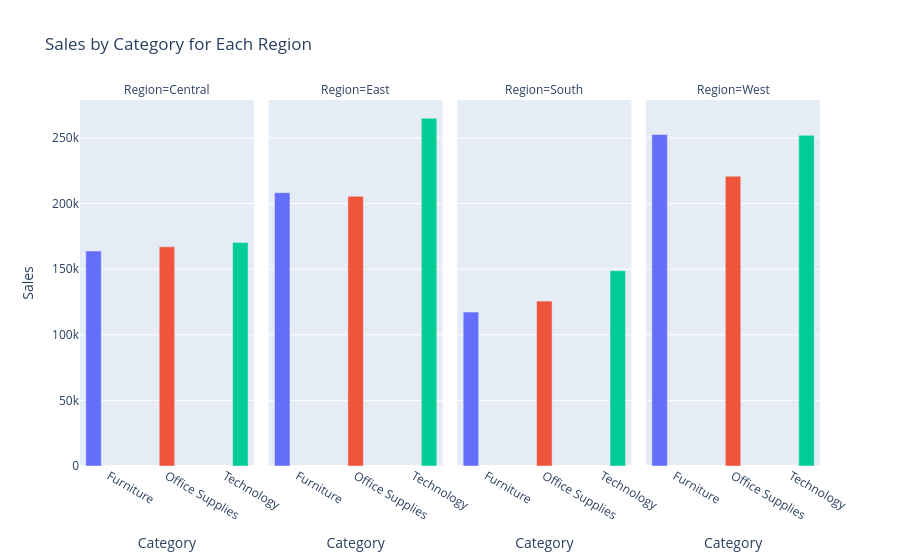

Notebook code for this chart:
### Markdown cell above
## 4. Region Filtered Bar Chart (Sales & Profit by Category)

### Code cell
if set(['Region','Category','Sales','Profit']).issubset(df.columns):
    region_summary = df.groupby(['Region','Category'])[['Sales','Profit']].sum().reset_index()

    fig = px.bar(region_summary, x='Category', y='Sales', color='Category',
                 facet_col='Region', barmode='group',
                 hover_data=['Profit'], title='Sales by Category for Each Region')
    fig.update_layout(showlegend=False)
    fig.show()

### Figure 1 — Plotly figure (JSON) as saved in the notebook; plotly's stock layout.template omitted (floating-point values rounded to 4 significant figures)
{"data": [{"alignmentgroup": "True", "customdata": [[-2871.0]], "hovertemplate": "Category=%{x}<br>Region=Central<br>Sales=%{y}<br>Profit=%{customdata[0]}<extra></extra>", "legendgroup": "Furniture", "marker": {"color": "#636efa", "pattern": {"shape": ""}}, "name": "Furniture", "offsetgroup": "Furniture", "orientation": "v", "showlegend": true, "textposition": "auto", "type": "bar", "x": ["Furniture"], "xaxis": "x", "y": [163800.0], "yaxis": "y"}, {"alignmentgroup": "True", "customdata": [[3046.0]], "hovertemplate": "Category=%{x}<br>Region=East<br>Sales=%{y}<br>Profit=%{customdata[0]}<extra></extra>", "legendgroup": "Furniture", "marker": {"color": "#636efa", "pattern": {"shape": ""}}, "name": "Furniture", "offsetgroup": "Furniture", "orientation": "v", "showlegend": false, "textposition": "auto", "type": "bar", "x": ["Furniture"], "xaxis": "x2", "y": [208300.0], "yaxis": "y2"}, {"alignmentgroup": "True", "customdata": [[6771.0]], "hovertemplate": "Category=%{x}<br>Region=South<br>Sales=%{y}<br>Profit=%{customdata[0]}<extra></extra>", "legendgroup": "Furniture", "marker": {"color": "#636efa", "pattern": {"shape": ""}}, "name": "Furniture", "offsetgroup": "Furniture", "orientation": "v", "showlegend": false, "textposition": "auto", "type": "bar", "x": ["Furniture"], "xaxis": "x3", "y": [117300.0], "yaxis": "y3"}, {"alignmentgroup": "True", "customdata": [[11500.0]], "hovertemplate": "Category=%{x}<br>Region=West<br>Sales=%{y}<br>Profit=%{customdata[0]}<extra></extra>", "legendgroup": "Furniture", "marker": {"color": "#636efa", "pattern": {"shape": ""}}, "name": "Furniture", "offsetgroup": "Furniture", "orientation": "v", "showlegend": false, "textposition": "auto", "type": "bar", "x": ["Furniture"], "xaxis": "x4", "y": [252600.0], "yaxis": "y4"}, {"alignmentgroup": "True", "customdata": [[8880.0]], "hovertemplate": "Category=%{x}<br>Region=Central<br>Sales=%{y}<br>Profit=%{customdata[0]}<extra></extra>", "legendgroup": "Office Supplies", "marker": {"color": "#EF553B", "pattern": {"shape": ""}}, "name": "Office Supplies", "offsetgroup": "Office Supplies", "orientation": "v", "showlegend": true, "textposition": "auto", "type": "bar", "x": ["Office Supplies"], "xaxis": "x", "y": [167000.0], "yaxis": "y"}, {"alignmentgroup": "True", "customdata": [[41010.0]], "hovertemplate": "Category=%{x}<br>Region=East<br>Sales=%{y}<br>Profit=%{customdata[0]}<extra></extra>", "legendgroup": "Office Supplies", "marker": {"color": "#EF553B", "pattern": {"shape": ""}}, "name": "Office Supplies", "offsetgroup": "Office Supplies", "orientation": "v", "showlegend": false, "textposition": "auto", "type": "bar", "x": ["Office Supplies"], "xaxis": "x2", "y": [205500.0], "yaxis": "y2"}, {"alignmentgroup": "True", "customdata": [[19990.0]], "hovertemplate": "Category=%{x}<br>Region=South<br>Sales=%{y}<br>Profit=%{customdata[0]}<extra></extra>", "legendgroup": "Office Supplies", "marker": {"color": "#EF553B", "pattern": {"shape": ""}}, "name": "Office Supplies", "offsetgroup": "Office Supplies", "orientation": "v", "showlegend": false, "textposition": "auto", "type": "bar", "x": ["Office Supplies"], "xaxis": "x3", "y": [125700.0], "yaxis": "y3"}, {"alignmentgroup": "True", "customdata": [[52610.0]], "hovertemplate": "Category=%{x}<br>Region=West<br>Sales=%{y}<br>Profit=%{customdata[0]}<extra></extra>", "legendgroup": "Office Supplies", "marker": {"color": "#EF553B", "pattern": {"shape": ""}}, "name": "Office Supplies", "offsetgroup": "Office Supplies", "orientation": "v", "showlegend": false, "textposition": "auto", "type": "bar", "x": ["Office Supplies"], "xaxis": "x4", "y": [220900.0], "yaxis": "y4"}, {"alignmentgroup": "True", "customdata": [[33700.0]], "hovertemplate": "Category=%{x}<br>Region=Central<br>Sales=%{y}<br>Profit=%{customdata[0]}<extra></extra>", "legendgroup": "Technology", "marker": {"color": "#00cc96", "pattern": {"shape": ""}}, "name": "Technology", "offsetgroup": "Technology", "orientation": "v", "showlegend": true, "textposition": "auto", "type": "bar", "x": ["Technology"], "xaxis": "x", "y": [170400.0], "yaxis": "y"}, {"alignmentgroup": "True", "customdata": [[47460.0]], "hovertemplate": "Category=%{x}<br>Region=East<br>Sales=%{y}<br>Profit=%{customdata[0]}<extra></extra>", "legendgroup": "Technology", "marker": {"color": "#00cc96", "pattern": {"shape": ""}}, "name": "Technology", "offsetgroup": "Technology", "orientation": "v", "showlegend": false, "textposition": "auto", "type": "bar", "x": ["Technology"], "xaxis": "x2", "y": [265000.0], "yaxis": "y2"}, {"alignmentgroup": "True", "customdata": [[19990.0]], "hovertemplate": "Category=%{x}<br>Region=South<br>Sales=%{y}<br>Profit=%{customdata[0]}<extra></extra>", "legendgroup": "Technology", "marker": {"color": "#00cc96", "pattern": {"shape": ""}}, "name": "Technology", "offsetgroup": "Technology", "orientation": "v", "showlegend": false, "textposition": "auto", "type": "bar", "x": ["Technology"], "xaxis": "x3", "y": [148800.0], "yaxis": "y3"}, {"alignmentgroup": "True", "customdata": [[44300.0]], "hovertemplate": "Category=%{x}<br>Region=West<br>Sales=%{y}<br>Profit=%{customdata[0]}<extra></extra>", "legendgroup": "Technology", "marker": {"color": "#00cc96", "pattern": {"shape": ""}}, "name": "Technology", "offsetgroup": "Technology", "orientation": "v", "showlegend": false, "textposition": "auto", "type": "bar", "x": ["Technology"], "xaxis": "x4", "y": [252000.0], "yaxis": "y4"}], "layout": {"annotations": [{"font": {}, "showarrow": false, "text": "Region=Central", "x": 0.1175, "xanchor": "center", "xref": "paper", "y": 1, "yanchor": "bottom", "yref": "paper"}, {"font": {}, "showarrow": false, "text": "Region=East", "x": 0.3725, "xanchor": "center", "xref": "paper", "y": 1, "yanchor": "bottom", "yref": "paper"}, {"font": {}, "showarrow": false, "text": "Region=South", "x": 0.6275, "xanchor": "center", "xref": "paper", "y": 1, "yanchor": "bottom", "yref": "paper"}, {"font": {}, "showarrow": false, "text": "Region=West", "x": 0.8825, "xanchor": "center", "xref": "paper", "y": 1, "yanchor": "bottom", "yref": "paper"}], "barmode": "group", "legend": {"title": {"text": "Category"}, "tracegroupgap": 0}, "showlegend": false, "title": {"text": "Sales by Category for Each Region"}, "xaxis": {"anchor": "y", "categoryarray": ["Furniture", "Office Supplies", "Technology"], "categoryorder": "array", "domain": [0, 0.235], "title": {"text": "Category"}}, "xaxis2": {"anchor": "y2", "categoryarray": ["Furniture", "Office Supplies", "Technology"], "categoryorder": "array", "domain": [0.255, 0.49], "matches": "x", "title": {"text": "Category"}}, "xaxis3": {"anchor": "y3", "categoryarray": ["Furniture", "Office Supplies", "Technology"], "categoryorder": "array", "domain": [0.51, 0.745], "matches": "x", "title": {"text": "Category"}}, "xaxis4": {"anchor": "y4", "categoryarray": ["Furniture", "Office Supplies", "Technology"], "categoryorder": "array", "domain": [0.765, 1.0], "matches": "x", "title": {"text": "Category"}}, "yaxis": {"anchor": "x", "domain": [0, 1], "title": {"text": "Sales"}}, "yaxis2": {"anchor": "x2", "domain": [0, 1], "matches": "y", "showticklabels": false}, "yaxis3": {"anchor": "x3", "domain": [0, 1], "matches": "y", "showticklabels": false}, "yaxis4": {"anchor": "x4", "domain": [0, 1], "matches": "y", "showticklabels": false}}}
